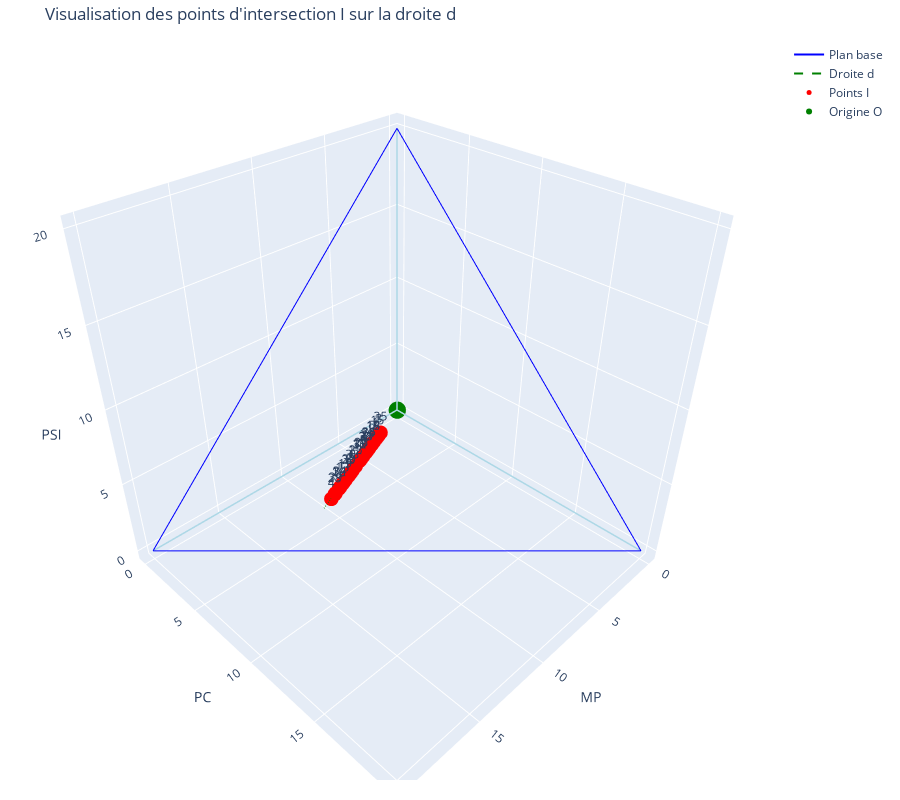

Notebook code for this chart:
### Markdown cell above
On réutilise la figure précédente, en affichant maintenant les points de notre cas exemple.

### Code cell
fig_I = go.Figure()

for edge in [[O, MP], [O, PC], [O, PSI]]:
    fig_I.add_trace(go.Scatter3d(
        x=[edge[0][0], edge[1][0]],
        y=[edge[0][1], edge[1][1]],
        z=[edge[0][2], edge[1][2]],
        mode='lines',
        line=dict(color='lightblue', width=3),
        showlegend=False
    ))

# Plan de base (MP-PC-PSI) - Added to second figure
triangle = np.array([MP, PC, PSI, MP]) # Ensure triangle is defined or accessible
fig_I.add_trace(go.Scatter3d(
    x=triangle[:, 0],
    y=triangle[:, 1],
    z=triangle[:, 2],
    mode='lines',
    line=dict(color='blue', width=2),
    name='Plan base'
))

u = np.array([pond['A'], pond['B'], pond['C']])

min_t = df['t'].min()
max_t = df['t'].max()
t_vals_d = np.linspace(min_t * 0.8, max_t * 1.1, 100) 
d_points_correct = np.array([t_vals_d * u[0], t_vals_d * u[1], t_vals_d * u[2]])

fig_I.add_trace(go.Scatter3d(
    x=d_points_correct[0], y=d_points_correct[1], z=d_points_correct[2],
    mode='lines',
    line=dict(color='green', width=2, dash='dash'),
    name="Droite d"
))

fig_I.add_trace(go.Scatter3d(
    x=df['xI'], y=df['yI'], z=df['zI'],
    mode='markers+text',
    marker=dict(size=5, color='red'),
    text=[str(idx) for idx in df.index], 
    textposition="top center",
    name="Points I"
))

fig_I.add_trace(go.Scatter3d(
    x=[0], y=[0], z=[0],
    mode='markers+text',
    marker=dict(size=6, color='green'),
    text=["O"],
    textposition="bottom right",
    name="Origine O"
))

fig_I.update_layout(
    scene=dict(
        xaxis_title='MP',
        yaxis_title='PC',
        zaxis_title='PSI',
        aspectmode='cube',
    ),
    title="Visualisation des points d'intersection I sur la droite d",
    width=900,
    height=800,
    margin=dict(l=20, r=20, b=20, t=40) # Adjust margins to reduce whitespace
)

fig_I.show()

### Figure 1 — Plotly figure (JSON) as saved in the notebook; plotly's stock layout.template omitted (floating-point values rounded to 4 significant figures)
{"data": [{"line": {"color": "lightblue", "width": 3}, "mode": "lines", "showlegend": false, "type": "scatter3d", "x": [0, 20], "y": [0, 0], "z": [0, 0]}, {"line": {"color": "lightblue", "width": 3}, "mode": "lines", "showlegend": false, "type": "scatter3d", "x": [0, 0], "y": [0, 20], "z": [0, 0]}, {"line": {"color": "lightblue", "width": 3}, "mode": "lines", "showlegend": false, "type": "scatter3d", "x": [0, 0], "y": [0, 0], "z": [0, 20]}, {"line": {"color": "blue", "width": 2}, "mode": "lines", "name": "Plan base", "type": "scatter3d", "x": [20, 0, 0, 20], "y": [0, 20, 0, 0], "z": [0, 0, 20, 0]}, {"line": {"color": "green", "dash": "dash", "width": 2}, "mode": "lines", "name": "Droite d", "type": "scatter3d", "x": [2.552, 2.648, 2.745, 2.841, 2.938, 3.034, 3.131, 3.227, 3.324, 3.42, 3.517, 3.613, 3.71, 3.806, 3.903, 3.999, 4.096, 4.192, 4.289, 4.385, 4.482, 4.578, 4.675, 4.771, 4.868, 4.964, 5.061, 5.157, 5.253, 5.35, 5.446, 5.543, 5.639, 5.736, 5.832, 5.929, 6.025, 6.122, 6.218, 6.315, 6.411, 6.508, 6.604, 6.701, 6.797, 6.894, 6.99, 7.087, 7.183, 7.28, 7.376, 7.473, 7.569, 7.666, 7.762, 7.859, 7.955, 8.051, 8.148, 8.244, 8.341, 8.437, 8.534, 8.63, 8.727, 8.823, 8.92, 9.016, 9.113, 9.209, 9.306, 9.402, 9.499, 9.595, 9.692, 9.788, 9.885, 9.981, 10.08, 10.17, 10.27, 10.37, 10.46, 10.56, 10.66, 10.75, 10.85, 10.95, 11.04, 11.14, 11.24, 11.33, 11.43, 11.52, 11.62, 11.72, 11.81, 11.91, 12.01, 12.1], "y": [1.276, 1.324, 1.372, 1.421, 1.469, 1.517, 1.565, 1.614, 1.662, 1.71, 1.758, 1.807, 1.855, 1.903, 1.951, 2.0, 2.048, 2.096, 2.144, 2.193, 2.241, 2.289, 2.337, 2.386, 2.434, 2.482, 2.53, 2.578, 2.627, 2.675, 2.723, 2.771, 2.82, 2.868, 2.916, 2.964, 3.013, 3.061, 3.109, 3.157, 3.206, 3.254, 3.302, 3.35, 3.399, 3.447, 3.495, 3.543, 3.592, 3.64, 3.688, 3.736, 3.785, 3.833, 3.881, 3.929, 3.978, 4.026, 4.074, 4.122, 4.17, 4.219, 4.267, 4.315, 4.363, 4.412, 4.46, 4.508, 4.556, 4.605, 4.653, 4.701, 4.749, 4.798, 4.846, 4.894, 4.942, 4.991, 5.039, 5.087, 5.135, 5.184, 5.232, 5.28, 5.328, 5.377, 5.425, 5.473, 5.521, 5.569, 5.618, 5.666, 5.714, 5.762, 5.811, 5.859, 5.907, 5.955, 6.004, 6.052], "z": [0.4253, 0.4414, 0.4575, 0.4736, 0.4896, 0.5057, 0.5218, 0.5379, 0.554, 0.57, 0.5861, 0.6022, 0.6183, 0.6344, 0.6505, 0.6665, 0.6826, 0.6987, 0.7148, 0.7309, 0.7469, 0.763, 0.7791, 0.7952, 0.8113, 0.8273, 0.8434, 0.8595, 0.8756, 0.8917, 0.9077, 0.9238, 0.9399, 0.956, 0.9721, 0.9881, 1.004, 1.02, 1.036, 1.052, 1.069, 1.085, 1.101, 1.117, 1.133, 1.149, 1.165, 1.181, 1.197, 1.213, 1.229, 1.245, 1.262, 1.278, 1.294, 1.31, 1.326, 1.342, 1.358, 1.374, 1.39, 1.406, 1.422, 1.438, 1.454, 1.471, 1.487, 1.503, 1.519, 1.535, 1.551, 1.567, 1.583, 1.599, 1.615, 1.631, 1.647, 1.664, 1.68, 1.696, 1.712, 1.728, 1.744, 1.76, 1.776, 1.792, 1.808, 1.824, 1.84, 1.856, 1.873, 1.889, 1.905, 1.921, 1.937, 1.953, 1.969, 1.985, 2.001, 2.017]}, {"marker": {"color": "red", "size": 5}, "mode": "markers+text", "name": "Points I", "text": ["0", "1", "2", "3", "4", "5", "6", "7", "8", "9", "10", "11", "12", "13", "14", "15", "16", "17", "18", "19", "20", "21", "22", "23", "24", "25", "26", "27", "28", "29", "30", "31", "32", "33", "34", "35", "36", "37", "38", "39"], "textposition": "top center", "type": "scatter3d", "x": [7.898, 8.089, 8.293, 3.474, 11.0, 6.198, 3.932, 4.356, 8.476, 4.741, 6.737, 9.241, 7.421, 9.388, 4.348, 3.703, 9.922, 4.442, 4.439, 8.967, 6.524, 5.695, 9.881, 8.543, 5.292, 7.399, 6.507, 5.826, 10.54, 5.495, 8.443, 5.692, 6.765, 7.918, 9.784, 3.19, 5.221, 6.666, 5.751, 10.42], "y": [3.949, 4.044, 4.147, 1.737, 5.502, 3.099, 1.966, 2.178, 4.238, 2.371, 3.368, 4.62, 3.711, 4.694, 2.174, 1.851, 4.961, 2.221, 2.22, 4.483, 3.262, 2.848, 4.941, 4.272, 2.646, 3.7, 3.253, 2.913, 5.27, 2.747, 4.222, 2.846, 3.382, 3.959, 4.892, 1.595, 2.61, 3.333, 2.875, 5.212], "z": [1.316, 1.348, 1.382, 0.579, 1.834, 1.033, 0.6554, 0.726, 1.413, 0.7902, 1.123, 1.54, 1.237, 1.565, 0.7247, 0.6171, 1.654, 0.7404, 0.7399, 1.494, 1.087, 0.9492, 1.647, 1.424, 0.882, 1.233, 1.084, 0.971, 1.757, 0.9158, 1.407, 0.9487, 1.127, 1.32, 1.631, 0.5317, 0.8701, 1.111, 0.9585, 1.737]}, {"marker": {"color": "green", "size": 6}, "mode": "markers+text", "name": "Origine O", "text": ["O"], "textposition": "bottom right", "type": "scatter3d", "x": [0], "y": [0], "z": [0]}], "layout": {"height": 800, "margin": {"b": 20, "l": 20, "r": 20, "t": 40}, "scene": {"aspectmode": "cube", "xaxis": {"title": {"text": "MP"}}, "yaxis": {"title": {"text": "PC"}}, "zaxis": {"title": {"text": "PSI"}}}, "title": {"text": "Visualisation des points d'intersection I sur la droite d"}, "width": 900}}
